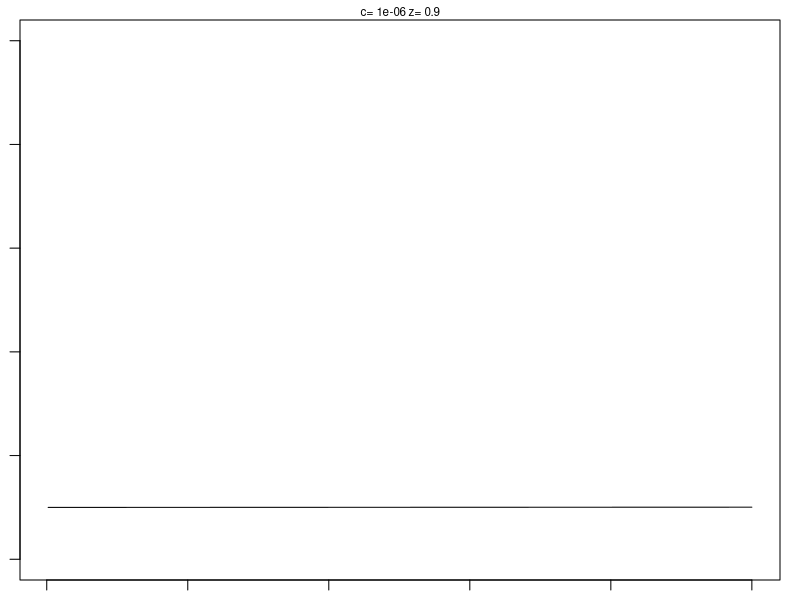

This chart was generated by the following R code:


# Equation 1
# Y = B1*X1 + B2*X2 +B3*X3 + B4*X4 + B5*X5 + B6*X3^2 + B7*X1^2 + B8 * X5^2

# Equation 2: Mutation freequency:  qt =1−p0e−ut

##########################################

# FUNCTION: Equation 
# Calculates the change in allelic frequency  
# input: p0 = Initial Allelic Frequency of A
#      : e = Constat 
#      : u = Mutation rate
#      : t = time in generations
# output: q =  change in allelic frequency  
# --------------------------------

MutationChange <- function(p0=0.90,
                             u=10^-6,
                             t=1:10^5){ 
  q <- 1- (p0*exp(-u*t))
  return(q)
} 

head(MutationChange())
View(MutationChange())



par("mar")
par(mar=c(1,1,1,1))
##########################################
MutationChangePlot <- function(p0=0.90,
                               u=10^-06,
                               t=1:500) {
  plot(x = t, y = MutationChange(p0,u,t),
       type = "l", 
       xlab = "Island Area", 
       ylab = "S", 
       ylim = c(0,1))
  mtext(paste("c=", u, "z=", p0), cex= 0.7)
       return()
}
MutationChangePlot()
#########################################

# now build a grid of plots



SpeciesAreaCurve <- function(A=0.90,
                             c=10^-06,
                             z=1:10){ 
  S <- c*(A^z)
  return(S)
} 

head(SpeciesAreaCurve())



